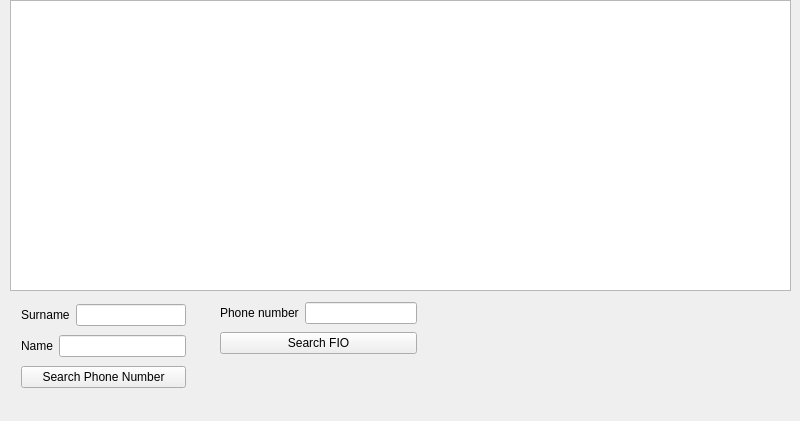
<?xml version="1.0" encoding="UTF-8"?>
<ui version="4.0">
 <class>DataBase</class>
 <widget class="QMainWindow" name="DataBase">
  <property name="geometry">
   <rect>
    <x>0</x>
    <y>0</y>
    <width>800</width>
    <height>421</height>
   </rect>
  </property>
  <property name="windowTitle">
   <string>DataBase</string>
  </property>
  <widget class="QWidget" name="centralwidget">
   <widget class="QTableView" name="table">
    <property name="geometry">
     <rect>
      <x>10</x>
      <y>0</y>
      <width>781</width>
      <height>291</height>
     </rect>
    </property>
   </widget>
   <widget class="QWidget" name="">
    <property name="geometry">
     <rect>
      <x>21</x>
      <y>301</y>
      <width>165</width>
      <height>90</height>
     </rect>
    </property>
    <layout class="QVBoxLayout" name="verticalLayout">
     <item>
      <layout class="QHBoxLayout" name="horizontalLayout">
       <item>
        <widget class="QLabel" name="SurnameLabel">
         <property name="text">
          <string>Surname</string>
         </property>
        </widget>
       </item>
       <item>
        <widget class="QLineEdit" name="SurnameText"/>
       </item>
      </layout>
     </item>
     <item>
      <layout class="QHBoxLayout" name="horizontalLayout_2">
       <item>
        <widget class="QLabel" name="NameLabel">
         <property name="text">
          <string>Name</string>
         </property>
        </widget>
       </item>
       <item>
        <widget class="QLineEdit" name="NameText"/>
       </item>
      </layout>
     </item>
     <item>
      <widget class="QPushButton" name="SearchPhone">
       <property name="text">
        <string>Search Phone Number</string>
       </property>
      </widget>
     </item>
    </layout>
   </widget>
   <widget class="QWidget" name="">
    <property name="geometry">
     <rect>
      <x>220</x>
      <y>300</y>
      <width>197</width>
      <height>58</height>
     </rect>
    </property>
    <layout class="QVBoxLayout" name="verticalLayout_2">
     <item>
      <layout class="QHBoxLayout" name="horizontalLayout_3">
       <item>
        <widget class="QLabel" name="PhoneLabel">
         <property name="text">
          <string>Phone number</string>
         </property>
        </widget>
       </item>
       <item>
        <widget class="QLineEdit" name="PhoneText"/>
       </item>
      </layout>
     </item>
     <item>
      <widget class="QPushButton" name="SearchFIO">
       <property name="text">
        <string>Search FIO</string>
       </property>
      </widget>
     </item>
    </layout>
   </widget>
  </widget>
 </widget>
 <resources/>
 <connections/>
</ui>
